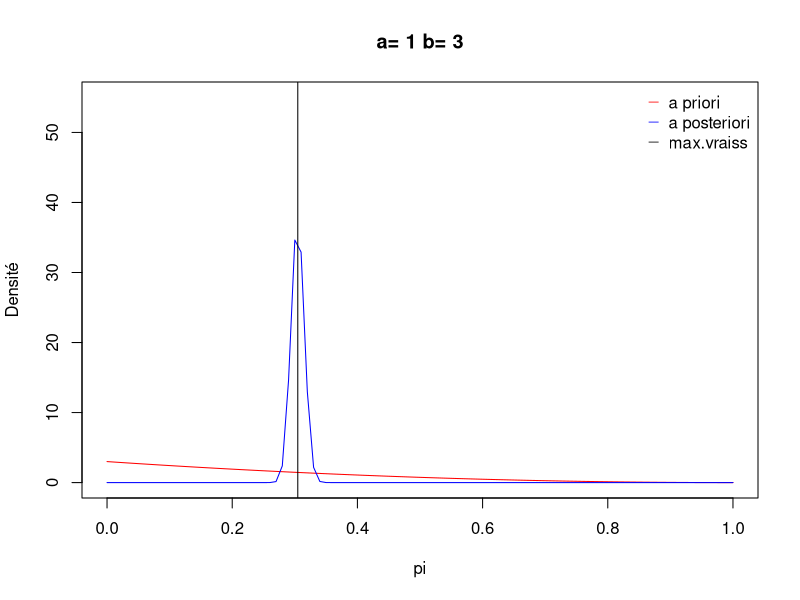
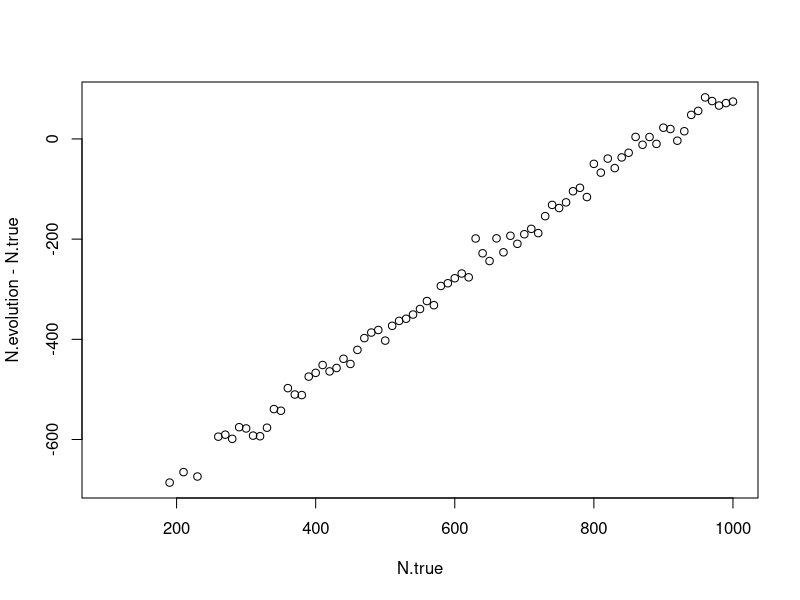

Source code (R) for these figures, in order:
## ---- chunk 1
rm(list=ls())
library(tibble)
library(ggplot2)
set.seed(32)
## ---- chunk 2
knitr::opts_chunk$set(warning = FALSE, message = FALSE) 
## ---- chunk 3
my.qbinom <- function(u, N, pi){
  p <- sapply(c(0:N), FUN=function(n) choose(N, n)*pi^n*(1-pi)^{N-n})
  cdf <- cumsum(p)
  return(findInterval(u, cdf))
}

my.rbinom <- function(N, pi, n.iter=1){
  U <- runif(n=n.iter, min=0, max=1)
  res <- sapply(U, FUN=function(u) my.qbinom(u,N, pi))
  return(res)
}
## ---- chunk 4
n.iter <- 10000
N <- 125
pi <- 0.15

generated.C1 <- my.rbinom(N, pi, n.iter)
## ---- chunk 5
resultats <- data.frame(n=1:n.iter, valeurs=factor(generated.C1, levels = 0:N))
## ---- chunk 6
capture.sim <- function(N, pi){
  C1 <- my.rbinom(N=N, pi=pi)
  C20 <- my.rbinom(N=N-C1, pi=pi)
  C21 <- my.rbinom(N=C1, pi=pi)
  return(tibble(C1=C1, C20=C20, C21=C21))
}

capture.sim(N, pi)
## ---- chunk 7
set.seed(32)
N = 950
pi = 0.3
df <- capture.sim(N, pi)
C1 <- df$C1
C2 <- df$C20 + df$C21
## ---- chunk 8
a <- 1
b <- 3
a.post <- C1 + C2 + a
b.post <- 2*N - C1 - C2 + b
pi.MLE <- (C1 + C2)/(2*N)

p_val<- seq(0, 1, length.out=100)
## ---- chunk 9
plot(p_val, dbeta(p_val, a, b),type="l",col="red",ylab="Densité",xlab="pi",main=paste("a=",a,"b=",b),ylim=c(0,55))
curve(dbeta(x,a.post,b.post),add=TRUE, col="blue")
abline(v=pi.MLE)
legend("topright", legend=c("a priori", "a posteriori", "max.vraiss"), bty='n', pch=rep('_',3), col=c("red","blue","black"))
## ---- chunk 10
C1 <- 125
C20 <- 134
C21 <- 21
C2 <- C20 + C21

N.hat <- C1*C2/C21
round(N.hat, 0)
## ---- chunk 11
n.iter <- 100
N.true <- 923
pi.true <- 0.15

N.MC <- function(N, pi, n.iter){
  df.repeated <- replicate(n.iter, capture.sim(N, pi)) %>% drop() %>% t() %>% as.data.frame()
  N.hat.repeated <- apply(df.repeated, MARGIN=1, FUN = function(x) x$C1*(x$C20+x$C21)/x$C21)
  df.repeated$N.hat <- N.hat.repeated
  N.monte.carlo <- mean(df.repeated$N.hat)
  return(N.monte.carlo)
}

N.MC(N.true, pi.true, n.iter)
## ---- chunk 12
set.seed(57)
N.true.seq <- seq(100, 1000, 10)
N.evolution <- sapply(N.true.seq, FUN=function(n) N.MC(n, pi.true, n.iter))
## ---- chunk 13
plot(N.true.seq, N.evolution-N.true, xlab="N.true")
